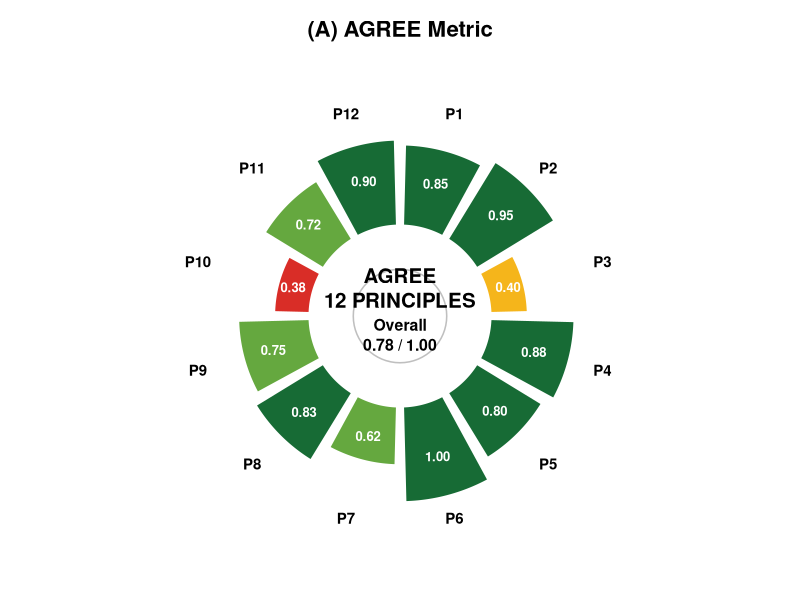
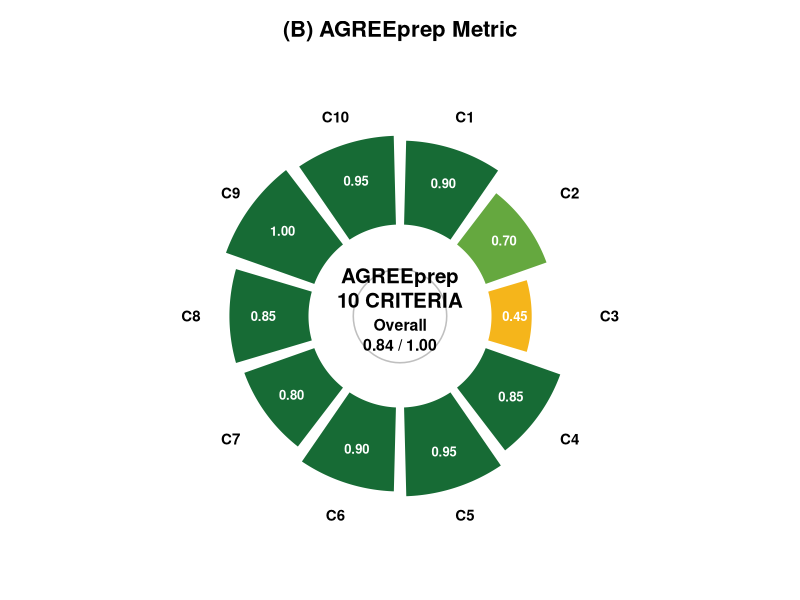
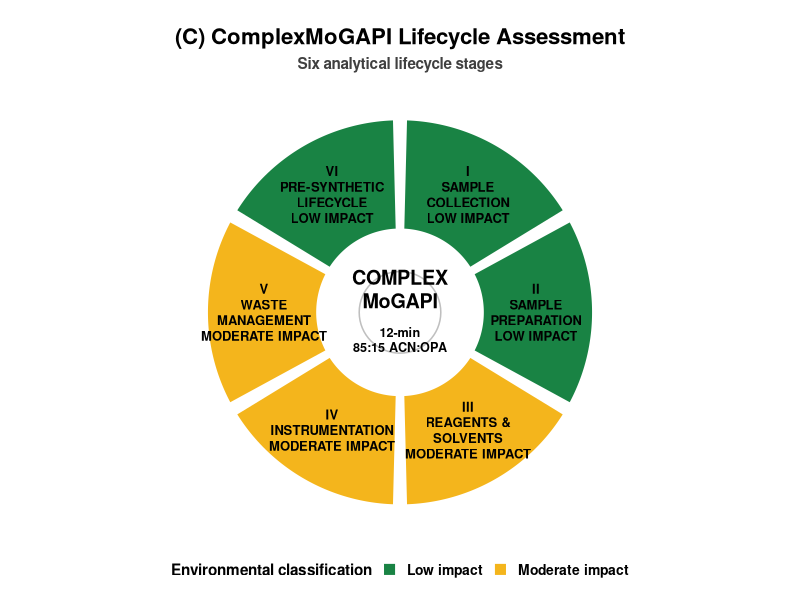
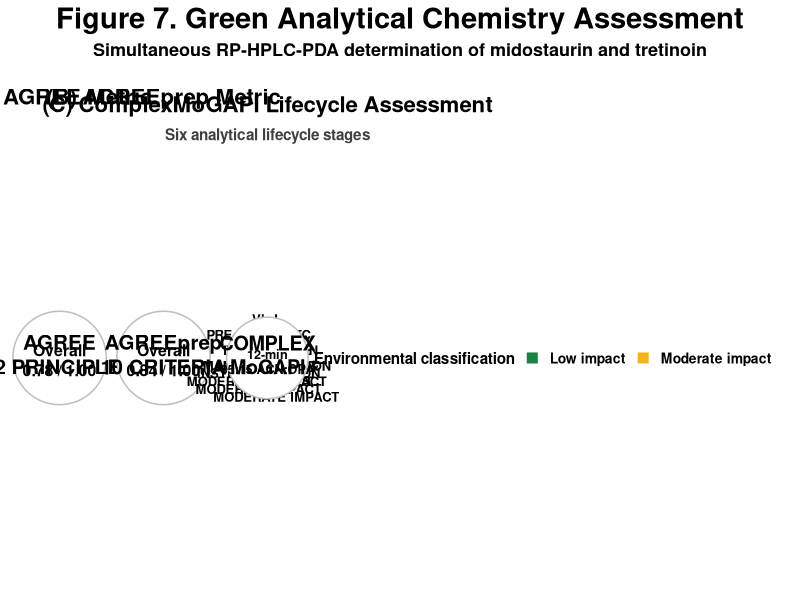
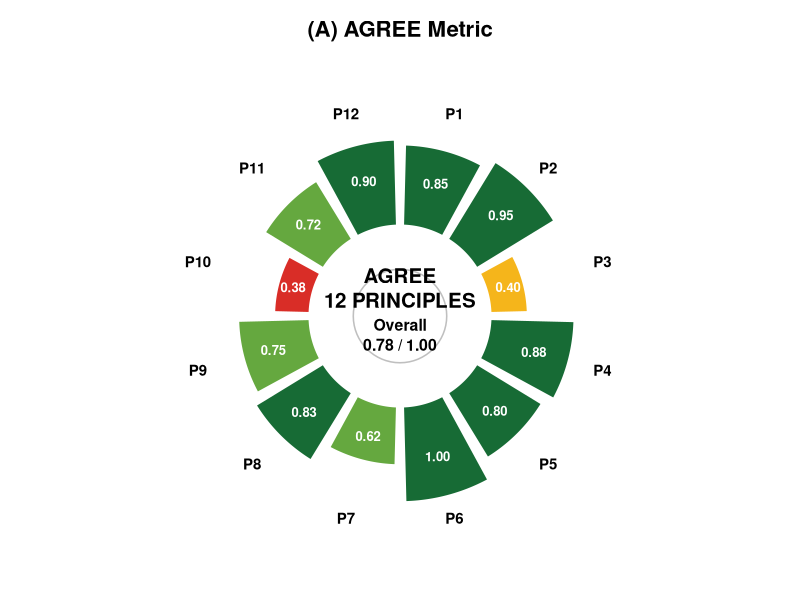
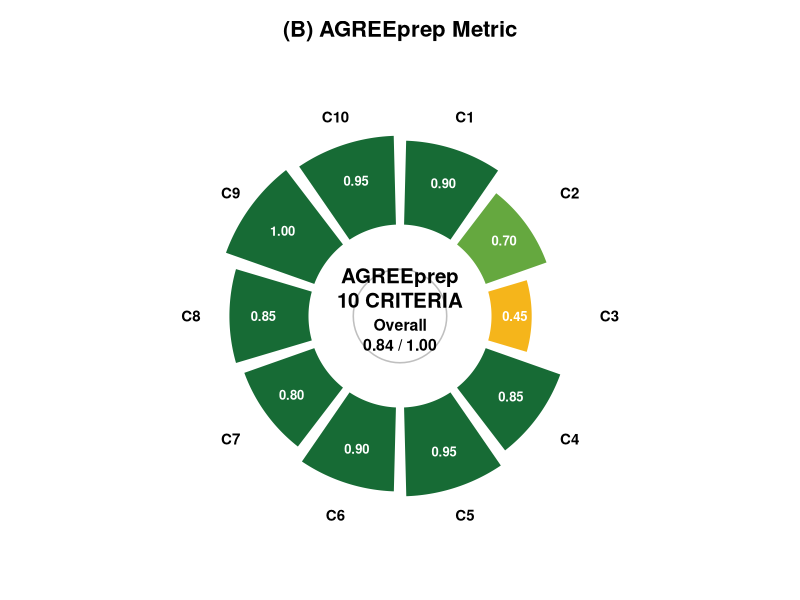
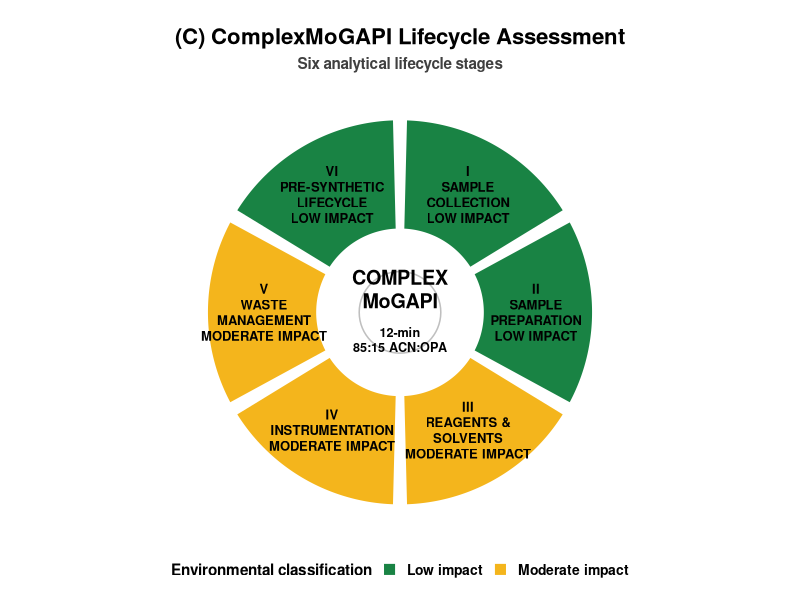
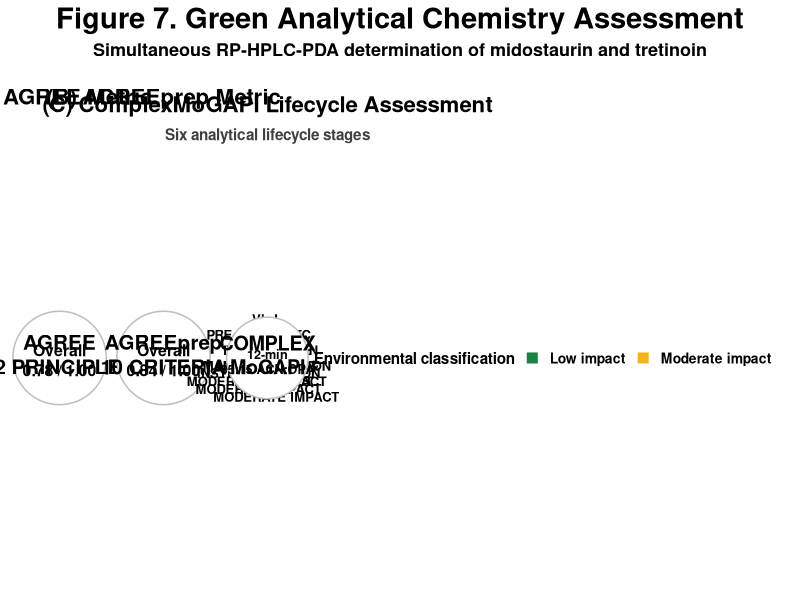

Here is the R script that generated these plots, in order:

# ================================================================
# FIGURE 7: GREEN ANALYTICAL CHEMISTRY ASSESSMENT
# Three coordinated circular panels:
# A. AGREE (12 principles)
# B. AGREEprep (10 criteria)
# C. ComplexMoGAPI (6 lifecycle stages)
#
# Method: RP-HPLC-PDA
# Mobile phase: ACN:aqueous 0.1% OPA (85:15, v/v)
# Flow rate: 1.00 mL/min
# Runtime: 12 min
#
# Output:
# 1. Figure_7A_AGREE.png / PDF
# 2. Figure_7B_AGREEprep.png / PDF
# 3. Figure_7C_ComplexMoGAPI.png / PDF
# 4. Figure_7_Combined.png / PDF
# ================================================================


# 1. PACKAGES -----------------------------------------------------

packages <- c("ggplot2", "patchwork", "dplyr")

for (pkg in packages) {
  if (!requireNamespace(pkg, quietly = TRUE)) {
    install.packages(pkg)
  }
}

library(ggplot2)
library(patchwork)
library(dplyr)


# 2. COLOUR PALETTE -----------------------------------------------

GREEN_DARK <- "#176B35"
GREEN_LIGHT <- "#65A83F"
YELLOW <- "#F5B51B"
RED <- "#D92D27"

LOW_GREEN <- "#198344"
MODERATE_YELLOW <- "#F4B51C"

# Score colour classification for AGREE and AGREEprep
score_colour <- function(x) {
  ifelse(
    x >= 0.80, GREEN_DARK,
    ifelse(x >= 0.60, GREEN_LIGHT,
           ifelse(x >= 0.40, YELLOW, RED))
  )
}


# 3. AGREE DATA ---------------------------------------------------

agree <- data.frame(
  Code = paste0("P", 1:12),
  
  Principle = c(
    "Direct analysis",
    "Minimal sample",
    "In-situ analysis",
    "Process integration",
    "Automation",
    "No derivatization",
    "Waste generation",
    "Multi-analyte",
    "Energy",
    "Renewable reagents",
    "Toxic reagents",
    "Operator safety"
  ),
  
  Score = c(
    0.85, 0.95, 0.40, 0.88,
    0.80, 1.00, 0.62, 0.83,
    0.75, 0.38, 0.72, 0.90
  )
)

agree_overall <- 0.78


# 4. AGREEprep DATA -----------------------------------------------

agreeprep <- data.frame(
  Code = paste0("C", 1:10),
  
  Criterion = c(
    "Preparation strategy",
    "Hazardous materials",
    "Renewability",
    "Waste generation",
    "Sample consumption",
    "Throughput",
    "Automation",
    "Energy consumption",
    "Post-preparation compatibility",
    "Operator safety"
  ),
  
  Score = c(
    0.90, 0.70, 0.45, 0.85, 0.95,
    0.90, 0.80, 0.85, 1.00, 0.95
  )
)

agreeprep_overall <- 0.84


# 5. COMPLEXMoGAPI DATA -------------------------------------------

complex_data <- data.frame(
  Code = c("I", "II", "III", "IV", "V", "VI"),
  
  Stage = c(
    "Sample collection",
    "Sample preparation",
    "Reagents and solvents",
    "Instrumentation",
    "Waste management",
    "Pre-synthetic lifecycle"
  ),
  
  Short = c(
    "SAMPLE\nCOLLECTION",
    "SAMPLE\nPREPARATION",
    "REAGENTS &\nSOLVENTS",
    "INSTRUMENTATION",
    "WASTE\nMANAGEMENT",
    "PRE-SYNTHETIC\nLIFECYCLE"
  ),
  
  Impact = c(
    "Low impact",
    "Low impact",
    "Moderate impact",
    "Moderate impact",
    "Moderate impact",
    "Low impact"
  )
)

complex_colours <- c(
  "Low impact" = LOW_GREEN,
  "Moderate impact" = MODERATE_YELLOW
)


# 6. FUNCTION TO GENERATE CIRCULAR SCORE FIGURES ------------------

make_score_circle <- function(
    data,
    overall,
    panel_title,
    centre_name,
    score_column = "Score",
    code_column = "Code",
    inner_radius = 0.48,
    max_radius = 1.00,
    gap = 0.025
) {
  
  n <- nrow(data)
  
  # Start at 12 o'clock, proceeding clockwise
  start_angles <- pi / 2 - (0:(n - 1)) * 2 * pi / n
  end_angles <- pi / 2 - (1:n) * 2 * pi / n
  
  polygons <- list()
  labels <- list()
  
  for (i in seq_len(n)) {
    
    score <- data[[score_column]][i]
    
    # Radial length reflects the individual score
    outer_radius <- inner_radius +
      score * (max_radius - inner_radius)
    
    # Segment gap
    a1 <- start_angles[i] - gap
    a2 <- end_angles[i] + gap
    
    theta <- seq(a1, a2, length.out = 70)
    
    # Outer arc
    outer <- data.frame(
      x = outer_radius * cos(theta),
      y = outer_radius * sin(theta)
    )
    
    # Inner arc
    inner <- data.frame(
      x = inner_radius * cos(rev(theta)),
      y = inner_radius * sin(rev(theta))
    )
    
    poly <- rbind(outer, inner)
    
    poly$segment <- i
    poly$fill <- score_colour(score)
    
    polygons[[i]] <- poly
    
    # Score label positioned inside the segment
    middle_angle <- (a1 + a2) / 2
    
    label_radius <- inner_radius +
      (outer_radius - inner_radius) * 0.57
    
    labels[[i]] <- data.frame(
      x = label_radius * cos(middle_angle),
      y = label_radius * sin(middle_angle),
      label = sprintf("%.2f", score)
    )
  }
  
  polygon_data <- bind_rows(polygons)
  score_labels <- bind_rows(labels)
  
  # Principle / criterion codes around the outside
  code_data <- data.frame(
    Code = data[[code_column]],
    angle = (start_angles + end_angles) / 2
  )
  
  code_data$x <- 1.12 * cos(code_data$angle)
  code_data$y <- 1.12 * sin(code_data$angle)
  
  # Circular score chart
  p <- ggplot() +
    
    geom_polygon(
      data = polygon_data,
      aes(
        x = x,
        y = y,
        group = segment,
        fill = fill
      ),
      colour = "white",
      linewidth = 1.2
    ) +
    
    scale_fill_identity() +
    
    # Numeric scores
    geom_text(
      data = score_labels,
      aes(x = x, y = y, label = label),
      size = 3.3,
      fontface = "bold",
      colour = "white"
    ) +
    
    # Principle/criterion labels outside the circle
    geom_text(
      data = code_data,
      aes(x = x, y = y, label = Code),
      size = 3.8,
      fontface = "bold",
      colour = "black"
    ) +
    
    # Centre circle
    annotate(
      "point",
      x = 0,
      y = 0,
      size = 31,
      shape = 21,
      fill = "white",
      colour = "grey75",
      stroke = 0.8
    ) +
    
    annotate(
      "text",
      x = 0,
      y = 0.15,
      label = centre_name,
      size = 5.2,
      fontface = "bold",
      lineheight = 1.0
    ) +
    
    annotate(
      "text",
      x = 0,
      y = -0.10,
      label = sprintf("Overall\n%.2f / 1.00", overall),
      size = 4.0,
      fontface = "bold",
      lineheight = 1.05
    ) +
    
    coord_fixed(
      xlim = c(-1.28, 1.28),
      ylim = c(-1.28, 1.28),
      clip = "off"
    ) +
    
    labs(
      title = panel_title
    ) +
    
    theme_void() +
    
    theme(
      plot.title = element_text(
        size = 16,
        face = "bold",
        hjust = 0.5,
        colour = "black",
        margin = margin(b = 8)
      ),
      
      plot.margin = margin(
        t = 15, r = 15, b = 15, l = 15
      )
    )
  
  return(p)
}


# 7. FIGURE 7A: AGREE ---------------------------------------------

fig7A <- make_score_circle(
  data = agree,
  overall = agree_overall,
  panel_title = "(A) AGREE Metric",
  centre_name = "AGREE\n12 PRINCIPLES"
)

print(fig7A)


# 8. FIGURE 7B: AGREEprep -----------------------------------------

fig7B <- make_score_circle(
  data = agreeprep,
  overall = agreeprep_overall,
  panel_title = "(B) AGREEprep Metric",
  centre_name = "AGREEprep\n10 CRITERIA"
)

print(fig7B)


# 9. FIGURE 7C: COMPLEXMoGAPI CIRCULAR LIFECYCLE ------------------

make_complex_circle <- function(data) {
  
  n <- nrow(data)
  
  start_angles <- pi / 2 - (0:(n - 1)) * 2 * pi / n
  end_angles <- pi / 2 - (1:n) * 2 * pi / n
  
  polygons <- list()
  labels <- list()
  
  for (i in seq_len(n)) {
    
    theta <- seq(
      start_angles[i] - 0.025,
      end_angles[i] + 0.025,
      length.out = 90
    )
    
    outer_radius <- 1.00
    inner_radius <- 0.42
    
    outer <- data.frame(
      x = outer_radius * cos(theta),
      y = outer_radius * sin(theta)
    )
    
    inner <- data.frame(
      x = inner_radius * cos(rev(theta)),
      y = inner_radius * sin(rev(theta))
    )
    
    poly <- rbind(outer, inner)
    
    poly$segment <- i
    poly$Impact <- data$Impact[i]
    
    polygons[[i]] <- poly
    
    mid_angle <- (start_angles[i] + end_angles[i]) / 2
    
    labels[[i]] <- data.frame(
      x = 0.70 * cos(mid_angle),
      y = 0.70 * sin(mid_angle),
      label = paste0(
        data$Code[i], "\n",
        data$Short[i], "\n",
        toupper(data$Impact[i])
      )
    )
  }
  
  polygon_data <- bind_rows(polygons)
  label_data <- bind_rows(labels)
  
  ggplot() +
    
    geom_polygon(
      data = polygon_data,
      aes(
        x = x,
        y = y,
        group = segment,
        fill = Impact
      ),
      colour = "white",
      linewidth = 1.5
    ) +
    
    scale_fill_manual(
      values = complex_colours,
      name = "Environmental classification"
    ) +
    
    geom_text(
      data = label_data,
      aes(
        x = x,
        y = y,
        label = label
      ),
      size = 3.3,
      fontface = "bold",
      lineheight = 1.0,
      colour = "black"
    ) +
    
    # White central circle
    annotate(
      "point",
      x = 0,
      y = 0,
      size = 27,
      shape = 21,
      fill = "white",
      colour = "grey75",
      stroke = 0.8
    ) +
    
    annotate(
      "text",
      x = 0,
      y = 0.12,
      label = "COMPLEX\nMoGAPI",
      size = 5.0,
      fontface = "bold",
      lineheight = 1.0
    ) +
    
    annotate(
      "text",
      x = 0,
      y = -0.14,
      label = "12-min\n85:15 ACN:OPA",
      size = 3.2,
      fontface = "bold",
      lineheight = 1.0
    ) +
    
    coord_fixed(
      xlim = c(-1.12, 1.12),
      ylim = c(-1.12, 1.12),
      clip = "off"
    ) +
    
    labs(
      title = "(C) ComplexMoGAPI Lifecycle Assessment",
      subtitle = "Six analytical lifecycle stages"
    ) +
    
    theme_void() +
    
    theme(
      plot.title = element_text(
        size = 16,
        face = "bold",
        hjust = 0.5,
        colour = "black"
      ),
      
      plot.subtitle = element_text(
        size = 11,
        face = "bold",
        hjust = 0.5,
        colour = "grey25"
      ),
      
      legend.position = "bottom",
      
      legend.title = element_text(
        size = 11,
        face = "bold"
      ),
      
      legend.text = element_text(
        size = 10,
        face = "bold"
      ),
      
      legend.key.size = grid::unit(0.5, "cm"),
      
      plot.margin = margin(
        t = 15, r = 15, b = 15, l = 15
      )
    )
}

fig7C <- make_complex_circle(complex_data)

print(fig7C)


# 10. COMBINE THREE FIGURES ---------------------------------------

# Equal-sized panels, arranged horizontally.
# Use a wide output canvas to retain readable labels.

combined_figure <- (
  fig7A | fig7B | fig7C
) +
  
  plot_layout(
    nrow = 1,
    widths = c(1, 1, 1),
    guides = "collect"
  ) +
  
  plot_annotation(
    title = "Figure 7. Green Analytical Chemistry Assessment",
    subtitle = paste(
      "Simultaneous RP-HPLC-PDA determination of",
      "midostaurin and tretinoin"
    ),
    theme = theme(
      plot.title = element_text(
        size = 21,
        face = "bold",
        hjust = 0.5
      ),
      
      plot.subtitle = element_text(
        size = 13,
        face = "bold",
        hjust = 0.5
      )
    )
  )

print(combined_figure)


# 11. EXPORT INDIVIDUAL PANELS ------------------------------------

ggsave(
  "Figure_7A_AGREE.png",
  fig7A,
  width = 7,
  height = 7,
  dpi = 600,
  bg = "white"
)

ggsave(
  "Figure_7B_AGREEprep.png",
  fig7B,
  width = 7,
  height = 7,
  dpi = 600,
  bg = "white"
)

ggsave(
  "Figure_7C_ComplexMoGAPI.png",
  fig7C,
  width = 7,
  height = 7,
  dpi = 600,
  bg = "white"
)


# 12. EXPORT COMBINED FIGURE --------------------------------------

ggsave(
  "Figure_7_Combined.png",
  combined_figure,
  width = 21,
  height = 8,
  dpi = 600,
  bg = "white",
  limitsize = FALSE
)

# Vector PDF for journal submission
ggsave(
  "Figure_7_Combined.pdf",
  combined_figure,
  width = 21,
  height = 8,
  device = grDevices::cairo_pdf,
  bg = "white",
  limitsize = FALSE
)


# 13. EXPORT SOURCE DATA ------------------------------------------

write.csv(
  agree,
  "AGREE_Principle_Scores.csv",
  row.names = FALSE
)

write.csv(
  agreeprep,
  "AGREEprep_Criteria_Scores.csv",
  row.names = FALSE
)

write.csv(
  complex_data,
  "ComplexMoGAPI_Lifecycle_Classifications.csv",
  row.names = FALSE
)

cat(
  "\nSUCCESS: All three circular panels generated.\n",
  "Individual panels: 600 DPI PNG\n",
  "Combined figure: 600 DPI PNG and vector PDF\n"
)
